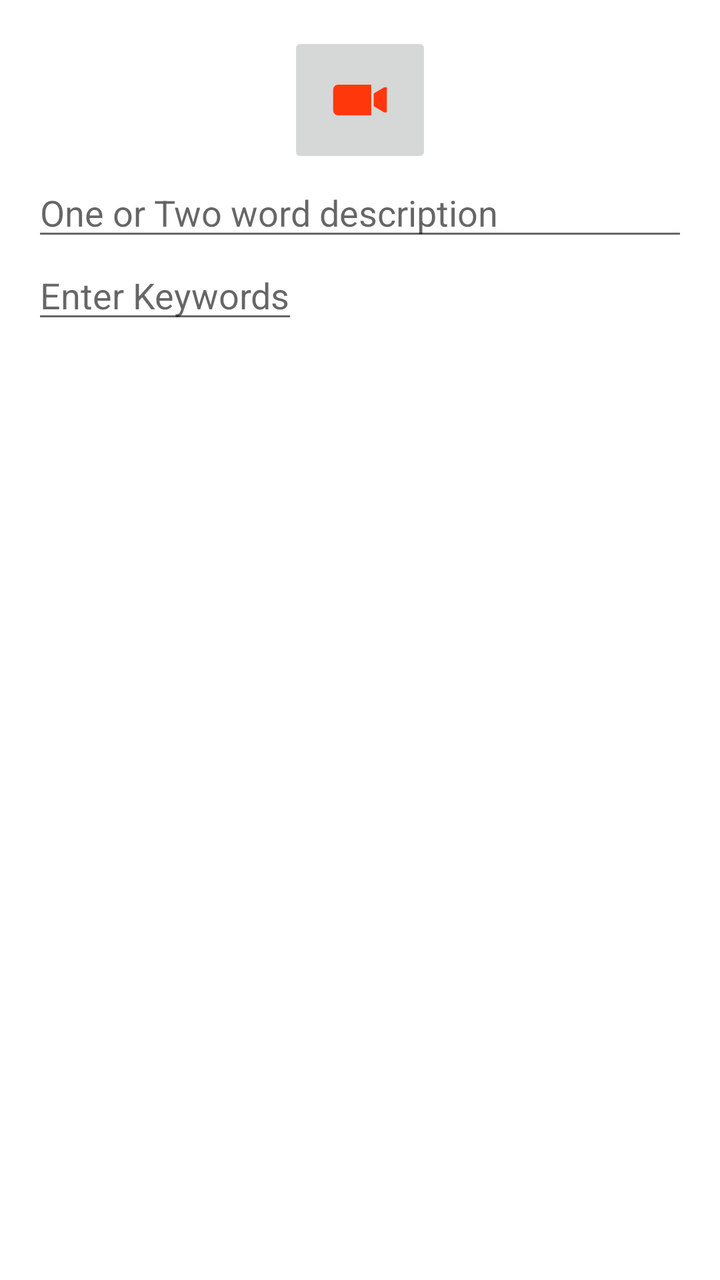
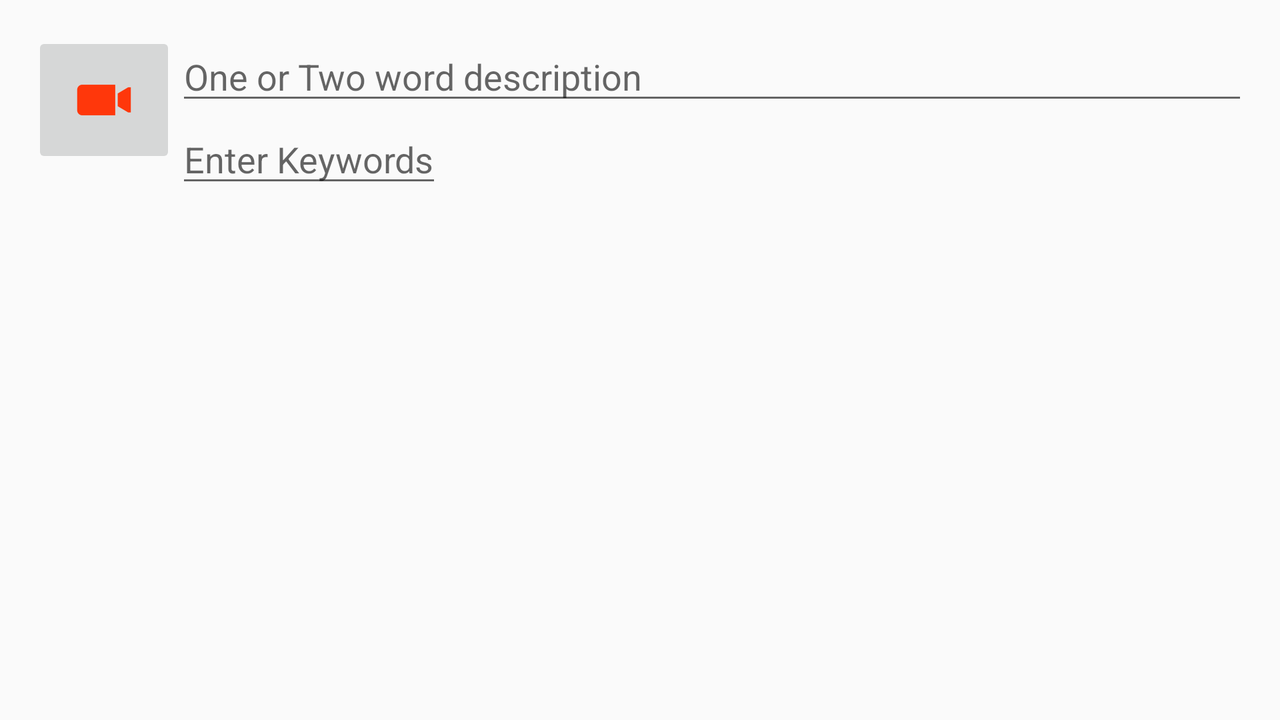

An Android layout and its configuration variant, each rendered on a device that would load it. The default file and the variant file are quoted in full after the pictures.
<!-- AndroidManifest.xml: application theme Theme.AppCompat.Light.NoActionBar -->
<!-- res/layout/content_video_recorder.xml -->
<?xml version="1.0" encoding="utf-8"?>
<RelativeLayout xmlns:android="http://schemas.android.com/apk/res/android"
    xmlns:app="http://schemas.android.com/apk/res-auto"
    xmlns:tools="http://schemas.android.com/tools"
    android:layout_width="match_parent"
    android:layout_height="match_parent"
    android:paddingBottom="@dimen/activity_vertical_margin"
    android:paddingLeft="@dimen/activity_horizontal_margin"
    android:paddingRight="@dimen/activity_horizontal_margin"
    android:paddingTop="@dimen/activity_vertical_margin"
    app:layout_behavior="@string/appbar_scrolling_view_behavior"
    tools:context="com.stoicdesign.philiplauffenburger.guidings.VideoRecorderActivity"
    tools:showIn="@layout/activity_video_recorder"
    android:background="#ffffff"
    android:clickable="true">

    <EditText
        android:layout_width="match_parent"
        android:layout_height="wrap_content"
        android:id="@+id/description_text"
        android:hint="@string/description_hint"
        android:layout_alignParentTop="false"
        android:layout_alignParentRight="false"
        android:layout_alignParentEnd="false"
        android:inputType="text"
        android:textColor="#2F4F4F"
        android:layout_centerHorizontal="true"
        android:layout_below="@+id/video_record_button" />

    <ImageButton
        android:layout_width="wrap_content"
        android:layout_height="wrap_content"
        android:id="@+id/video_record_button"
        android:layout_alignParentTop="true"
        android:layout_alignParentRight="false"
        android:layout_alignParentEnd="false"
        android:layout_centerHorizontal="true"
        android:src="@mipmap/ic_no_record"
        android:layout_alignParentStart="false"
        android:layout_alignParentLeft="false"
        android:contentDescription="videoRecord"
        android:clickable="false"
        android:alpha="1"
        android:adjustViewBounds="false" />
    <TextView
        android:id="@+id/txtuser"
        android:layout_width="wrap_content"
        android:layout_height="wrap_content"
        android:layout_below="@+id/video_record_button"
        android:layout_centerHorizontal="true" />
    
    
    
    
    
    
    
    

    <EditText
        android:layout_width="match_parent"
        android:layout_height="wrap_content"
        android:textAppearance="?android:attr/textAppearanceSmall"
        android:id="@+id/video_state"
        android:layout_alignParentStart="false"
        android:layout_alignParentLeft="false"
        android:layout_alignParentEnd="false"
        android:layout_alignParentRight="false"
        android:autoText="false"
        android:inputType="text"
        android:visibility="gone"
        android:layout_below="@+id/add_button" />

    <TextView
        android:layout_width="wrap_content"
        android:layout_height="wrap_content"
        android:textAppearance="?android:attr/textAppearanceSmall"
        android:text="Small Text"
        android:id="@+id/latitude_text"
        android:layout_above="@+id/longitude_text"
        android:layout_alignEnd="@+id/video_state"
        android:layout_toRightOf="@+id/longitude_text"
        android:layout_alignParentLeft="true"
        android:visibility="gone" />

    <TextView
        android:layout_width="wrap_content"
        android:layout_height="wrap_content"
        android:textAppearance="?android:attr/textAppearanceSmall"
        android:text="Small Text"
        android:id="@+id/longitude_text"
        android:layout_above="@+id/video_state"
        android:layout_alignParentLeft="true"
        android:visibility="gone" />

    <HorizontalScrollView xmlns:android="http://schemas.android.com/apk/res/android"
        android:layout_width="match_parent"
        android:layout_height="wrap_content"
        android:id="@+id/keywords_scroll_view"
        android:layout_below="@+id/add_button"
        android:layout_alignParentLeft="true"
        android:longClickable="true">

        <TableLayout
            android:layout_width="match_parent"
            android:layout_height="wrap_content"
            android:id="@+id/record_keywords"
            android:layout_below="@+id/auto_complete_keywords_search"
            android:layout_alignParentLeft="true"
            android:layout_marginLeft="0dp"
            android:layout_alignParentTop="true"
            android:layout_marginTop="0dp" />
    </HorizontalScrollView>

    <Button
        style="?android:attr/buttonStyleSmall"
        android:layout_width="wrap_content"
        android:layout_height="wrap_content"
        android:id="@+id/add_button"
        android:background="@drawable/circle_add"
        android:layout_below="@+id/description_text"
        android:layout_toEndOf="@+id/hash_text1" />

    <MultiAutoCompleteTextView
        android:layout_width="wrap_content"
        android:layout_height="wrap_content"
        android:hint="Enter Keywords"
        android:id="@+id/hash_text1"
        android:layout_below="@+id/description_text"
        android:layout_toEndOf="@+id/video_record_button"
        android:inputType="textNoSuggestions|textVisiblePassword"
        android:imeOptions="flagNoExtractUi"
        android:layout_alignParentLeft="true"
        android:textColor="#2F4F4F" />

</RelativeLayout>
<!-- res/layout/activity_video_recorder.xml (included above) -->
<?xml version="1.0" encoding="utf-8"?>
<android.support.design.widget.CoordinatorLayout xmlns:android="http://schemas.android.com/apk/res/android"
    xmlns:app="http://schemas.android.com/apk/res-auto"
    xmlns:tools="http://schemas.android.com/tools"
    android:layout_width="match_parent"
    android:layout_height="match_parent"
    android:fitsSystemWindows="true"
    tools:context="com.stoicdesign.philiplauffenburger.guidings.VideoRecorderActivity"
    android:theme="@style/AppTheme">

    <android.support.design.widget.AppBarLayout
        android:layout_width="match_parent"
        android:layout_height="wrap_content"
        android:theme="@style/AppBarOverlay">

        <android.support.v7.widget.Toolbar
            android:id="@+id/video_toolbar"
            android:layout_width="match_parent"
            android:layout_height="?attr/actionBarSize"
            android:background="@color/colorMatilde"
            app:popupTheme="@style/PopupOverlay" />

    </android.support.design.widget.AppBarLayout>

    <include layout="@layout/content_video_recorder" />

</android.support.design.widget.CoordinatorLayout>
<!-- resources referenced by this layout -->
<resources>
  <color name="colorMatilde">#232543</color>
  <dimen name="activity_horizontal_margin">16dp</dimen>
  <dimen name="activity_vertical_margin">16dp</dimen>
  <!-- drawable circle_add (drawable) -->
  <?xml version="1.0" encoding="utf-8"?>
  <layer-list xmlns:android="http://schemas.android.com/apk/res/android">
      <item>
  <shape xmlns:android="http://schemas.android.com/apk/res/android"
      android:shape="oval">
      <solid android:color="#eeeeee"/>
  
  </shape>
          </item>
      <item
          android:drawable="@drawable/ic_action_add"
          android:bottom="8dp"
          android:left="8dp"
          android:right="8dp"
          android:top="8dp"/>
      </layer-list>
  <!-- mipmap ic_no_record: png bitmap (mipmap-hdpi, 356 bytes) -->
  <string name="description_hint">One or Two word description</string>
  <style name="AppBarOverlay" parent="ThemeOverlay.AppCompat.Dark.ActionBar">
      <item name="colorControlNormal">#c5c5c5</item>
      <item name="colorControlActivated">@color/accent</item>
      <item name="colorControlHighlight">@color/accent</item>
          </style>
  <style name="AppTheme" parent="Theme.AppCompat.Light.DarkActionBar">
          
          <item name="colorPrimary">@color/colorPrimary</item>
          <item name="colorPrimaryDark">@color/colorMatilde</item>
          <item name="colorAccent">@color/colorAccent</item>
          <item name="colorControlNormal">#c5c5c5</item>
          <item name="colorControlActivated">@color/accent</item>
          <item name="colorControlHighlight">@color/accent</item>
          <item name="android:typeface">sans</item>
      </style>
  <style name="PopupOverlay" parent="ThemeOverlay.AppCompat.Light">
      <item name="colorControlNormal">#c5c5c5</item>
      <item name="colorControlActivated">@color/accent</item>
      <item name="colorControlHighlight">@color/accent</item>
  </style>
  <color name="accent">#2F4F4F</color>
  <color name="colorPrimary">#000</color>
  <color name="colorAccent">#FF4081</color>
</resources>
<!-- res/layout-land/content_video_recorder.xml (the author's variant of the layout above) -->
<!-- drawn on the phone turned sideways -->
<?xml version="1.0" encoding="utf-8"?>
<RelativeLayout xmlns:android="http://schemas.android.com/apk/res/android"
    xmlns:app="http://schemas.android.com/apk/res-auto"
    xmlns:tools="http://schemas.android.com/tools"
    android:layout_width="match_parent"
    android:layout_height="match_parent"
    android:paddingBottom="@dimen/activity_vertical_margin"
    android:paddingLeft="@dimen/activity_horizontal_margin"
    android:paddingRight="@dimen/activity_horizontal_margin"
    android:paddingTop="@dimen/activity_vertical_margin"
    app:layout_behavior="@string/appbar_scrolling_view_behavior"
    tools:context="com.stoicdesign.philiplauffenburger.guidings.VideoRecorderActivity"
    tools:showIn="@layout/activity_video_recorder">

    <EditText
        android:layout_width="match_parent"
        android:layout_height="wrap_content"
        android:id="@+id/description_text"
        android:hint="@string/description_hint"
        android:layout_alignParentTop="true"
        android:layout_alignParentRight="false"
        android:layout_alignParentEnd="false"
        android:inputType="text"
        android:layout_toRightOf="@+id/video_record_button" />

    <ImageButton
        android:layout_width="wrap_content"
        android:layout_height="wrap_content"
        android:id="@+id/video_record_button"
        android:layout_alignParentTop="true"
        android:layout_alignParentRight="false"
        android:layout_alignParentEnd="false"
        android:layout_centerHorizontal="true"
        android:src="@mipmap/ic_no_record"
        android:layout_alignParentStart="false"
        android:layout_alignParentLeft="true"
        android:contentDescription="videoRecord"
        android:clickable="false"
        android:alpha="1"
        android:adjustViewBounds="false" />
    <TextView
        android:id="@+id/txtuser"
        android:layout_width="wrap_content"
        android:layout_height="wrap_content"
        android:layout_below="@+id/video_record_button"
        android:layout_centerHorizontal="true" />
    
    
    
    
    
    
    
    

    <EditText
        android:layout_width="match_parent"
        android:layout_height="wrap_content"
        android:textAppearance="?android:attr/textAppearanceSmall"
        android:id="@+id/video_state"
        android:layout_alignParentStart="false"
        android:layout_alignParentLeft="false"
        android:layout_alignParentEnd="false"
        android:layout_alignParentRight="false"
        android:autoText="false"
        android:inputType="text"
        android:visibility="gone"
        android:layout_below="@+id/add_button" />

    <TextView
        android:layout_width="wrap_content"
        android:layout_height="wrap_content"
        android:textAppearance="?android:attr/textAppearanceSmall"
        android:text="Small Text"
        android:id="@+id/latitude_text"
        android:layout_above="@+id/longitude_text"
        android:layout_alignEnd="@+id/video_state"
        android:layout_toRightOf="@+id/longitude_text"
        android:layout_alignParentLeft="true"
        android:visibility="gone" />

    <TextView
        android:layout_width="wrap_content"
        android:layout_height="wrap_content"
        android:textAppearance="?android:attr/textAppearanceSmall"
        android:text="Small Text"
        android:id="@+id/longitude_text"
        android:layout_above="@+id/video_state"
        android:layout_alignParentLeft="true"
        android:visibility="gone" />
    <include layout="@layout/keyword_flow_layout"
        android:layout_below="@+id/hash_text1"
        android:layout_alignParentRight="true"
        android:layout_width="500dp"
        android:layout_height="300dp"
        android:layout_alignParentEnd="true"
        android:layout_alignParentStart="true" />

    <Button
        style="?android:attr/buttonStyleSmall"
        android:layout_width="wrap_content"
        android:layout_height="wrap_content"
        android:id="@+id/add_button"
        android:background="@drawable/circle_add"
        android:layout_below="@+id/description_text"
        android:layout_toEndOf="@+id/hash_text1" />

    <MultiAutoCompleteTextView
        android:layout_width="wrap_content"
        android:layout_height="wrap_content"
        android:hint="Enter Keywords"
        android:id="@+id/hash_text1"
        android:layout_below="@+id/description_text"
        android:layout_toEndOf="@+id/video_record_button"
        android:inputType="textNoSuggestions|textVisiblePassword"
        android:imeOptions="flagNoExtractUi"
        android:layout_alignParentLeft="false"
        android:layout_toRightOf="@+id/video_record_button" />

</RelativeLayout>
<!-- res/layout/keyword_flow_layout.xml (included above) -->
<?xml version="1.0" encoding="utf-8"?>
<RelativeLayout
    android:orientation="vertical"
    android:layout_width="match_parent"
    android:layout_height="wrap_content"
    xmlns:android="http://schemas.android.com/apk/res/android"
    android:id="@+id/keyword_search"
    android:visibility="gone"
    android:background="@color/colorPrimary">




        <AutoCompleteTextView
            android:layout_width="wrap_content"
            android:layout_height="wrap_content"
            android:id="@+id/auto_complete_keywords_search"
            android:hint="@string/map_search"
            android:layout_alignParentTop="true"
            android:layout_alignParentLeft="true"
            android:layout_marginLeft="0dp"
            android:layout_marginTop="0dp" />
    <HorizontalScrollView xmlns:android="http://schemas.android.com/apk/res/android"
        android:layout_width="match_parent"
        android:layout_height="wrap_content"
        android:id="@+id/keywords_scroll_view"
        android:layout_below="@+id/auto_complete_keywords_search"
        android:layout_alignParentLeft="true">
<TableLayout
    android:layout_width="match_parent"
    android:layout_height="wrap_content"
    android:id="@+id/keywords_table"
    android:layout_below="@+id/auto_complete_keywords_search"
    android:layout_alignParentLeft="true"
    android:layout_marginLeft="0dp"
    android:layout_alignParentTop="true"
    android:layout_marginTop="0dp">


</TableLayout>
    </HorizontalScrollView>
        <ImageButton
            android:layout_width="wrap_content"
            android:layout_height="wrap_content"
            android:id="@+id/imageButton"
            android:layout_alignParentTop="true"
            android:layout_alignParentRight="true"
            android:src="@android:drawable/ic_menu_close_clear_cancel"
            android:clickable="true"
            android:onClick="onSearchCloseClick"
            android:layout_alignParentLeft="false"
            android:layout_marginLeft="0dp"
            android:layout_marginTop="0dp"
            android:background="@color/colorPrimary"
            android:baselineAlignBottom="true" />

        
    



</RelativeLayout>
<!-- res/layout/content_video_recorder.xml (included above) -->
<?xml version="1.0" encoding="utf-8"?>
<RelativeLayout xmlns:android="http://schemas.android.com/apk/res/android"
    xmlns:app="http://schemas.android.com/apk/res-auto"
    xmlns:tools="http://schemas.android.com/tools"
    android:layout_width="match_parent"
    android:layout_height="match_parent"
    android:paddingBottom="@dimen/activity_vertical_margin"
    android:paddingLeft="@dimen/activity_horizontal_margin"
    android:paddingRight="@dimen/activity_horizontal_margin"
    android:paddingTop="@dimen/activity_vertical_margin"
    app:layout_behavior="@string/appbar_scrolling_view_behavior"
    tools:context="com.stoicdesign.philiplauffenburger.guidings.VideoRecorderActivity"
    tools:showIn="@layout/activity_video_recorder"
    android:background="#ffffff"
    android:clickable="true">

    <EditText
        android:layout_width="match_parent"
        android:layout_height="wrap_content"
        android:id="@+id/description_text"
        android:hint="@string/description_hint"
        android:layout_alignParentTop="false"
        android:layout_alignParentRight="false"
        android:layout_alignParentEnd="false"
        android:inputType="text"
        android:textColor="#2F4F4F"
        android:layout_centerHorizontal="true"
        android:layout_below="@+id/video_record_button" />

    <ImageButton
        android:layout_width="wrap_content"
        android:layout_height="wrap_content"
        android:id="@+id/video_record_button"
        android:layout_alignParentTop="true"
        android:layout_alignParentRight="false"
        android:layout_alignParentEnd="false"
        android:layout_centerHorizontal="true"
        android:src="@mipmap/ic_no_record"
        android:layout_alignParentStart="false"
        android:layout_alignParentLeft="false"
        android:contentDescription="videoRecord"
        android:clickable="false"
        android:alpha="1"
        android:adjustViewBounds="false" />
    <TextView
        android:id="@+id/txtuser"
        android:layout_width="wrap_content"
        android:layout_height="wrap_content"
        android:layout_below="@+id/video_record_button"
        android:layout_centerHorizontal="true" />
    
    
    
    
    
    
    
    

    <EditText
        android:layout_width="match_parent"
        android:layout_height="wrap_content"
        android:textAppearance="?android:attr/textAppearanceSmall"
        android:id="@+id/video_state"
        android:layout_alignParentStart="false"
        android:layout_alignParentLeft="false"
        android:layout_alignParentEnd="false"
        android:layout_alignParentRight="false"
        android:autoText="false"
        android:inputType="text"
        android:visibility="gone"
        android:layout_below="@+id/add_button" />

    <TextView
        android:layout_width="wrap_content"
        android:layout_height="wrap_content"
        android:textAppearance="?android:attr/textAppearanceSmall"
        android:text="Small Text"
        android:id="@+id/latitude_text"
        android:layout_above="@+id/longitude_text"
        android:layout_alignEnd="@+id/video_state"
        android:layout_toRightOf="@+id/longitude_text"
        android:layout_alignParentLeft="true"
        android:visibility="gone" />

    <TextView
        android:layout_width="wrap_content"
        android:layout_height="wrap_content"
        android:textAppearance="?android:attr/textAppearanceSmall"
        android:text="Small Text"
        android:id="@+id/longitude_text"
        android:layout_above="@+id/video_state"
        android:layout_alignParentLeft="true"
        android:visibility="gone" />

    <HorizontalScrollView xmlns:android="http://schemas.android.com/apk/res/android"
        android:layout_width="match_parent"
        android:layout_height="wrap_content"
        android:id="@+id/keywords_scroll_view"
        android:layout_below="@+id/add_button"
        android:layout_alignParentLeft="true"
        android:longClickable="true">

        <TableLayout
            android:layout_width="match_parent"
            android:layout_height="wrap_content"
            android:id="@+id/record_keywords"
            android:layout_below="@+id/auto_complete_keywords_search"
            android:layout_alignParentLeft="true"
            android:layout_marginLeft="0dp"
            android:layout_alignParentTop="true"
            android:layout_marginTop="0dp" />
    </HorizontalScrollView>

    <Button
        style="?android:attr/buttonStyleSmall"
        android:layout_width="wrap_content"
        android:layout_height="wrap_content"
        android:id="@+id/add_button"
        android:background="@drawable/circle_add"
        android:layout_below="@+id/description_text"
        android:layout_toEndOf="@+id/hash_text1" />

    <MultiAutoCompleteTextView
        android:layout_width="wrap_content"
        android:layout_height="wrap_content"
        android:hint="Enter Keywords"
        android:id="@+id/hash_text1"
        android:layout_below="@+id/description_text"
        android:layout_toEndOf="@+id/video_record_button"
        android:inputType="textNoSuggestions|textVisiblePassword"
        android:imeOptions="flagNoExtractUi"
        android:layout_alignParentLeft="true"
        android:textColor="#2F4F4F" />

</RelativeLayout>
<!-- resources referenced by the variant -->
<!-- as the phone turned sideways resolves them -->
<resources>
  <color name="colorMatilde">#232543</color>
  <color name="colorPrimary">#000</color>
  <dimen name="activity_horizontal_margin">16dp</dimen>
  <dimen name="activity_vertical_margin">16dp</dimen>
  <!-- drawable circle_add (drawable) -->
  <?xml version="1.0" encoding="utf-8"?>
  <layer-list xmlns:android="http://schemas.android.com/apk/res/android">
      <item>
  <shape xmlns:android="http://schemas.android.com/apk/res/android"
      android:shape="oval">
      <solid android:color="#eeeeee"/>
  
  </shape>
          </item>
      <item
          android:drawable="@drawable/ic_action_add"
          android:bottom="8dp"
          android:left="8dp"
          android:right="8dp"
          android:top="8dp"/>
      </layer-list>
  <!-- mipmap ic_no_record: png bitmap (mipmap-hdpi, 356 bytes) -->
  <string name="description_hint">One or Two word description</string>
  <string name="map_search">Search for Keywords</string>
  <style name="AppBarOverlay" parent="ThemeOverlay.AppCompat.Dark.ActionBar">
      <item name="colorControlNormal">#c5c5c5</item>
      <item name="colorControlActivated">@color/accent</item>
      <item name="colorControlHighlight">@color/accent</item>
          </style>
  <style name="AppTheme" parent="Theme.AppCompat.Light.DarkActionBar">
          
          <item name="colorPrimary">@color/colorPrimary</item>
          <item name="colorPrimaryDark">@color/colorMatilde</item>
          <item name="colorAccent">@color/colorAccent</item>
          <item name="colorControlNormal">#c5c5c5</item>
          <item name="colorControlActivated">@color/accent</item>
          <item name="colorControlHighlight">@color/accent</item>
          <item name="android:typeface">sans</item>
      </style>
  <style name="PopupOverlay" parent="ThemeOverlay.AppCompat.Light">
      <item name="colorControlNormal">#c5c5c5</item>
      <item name="colorControlActivated">@color/accent</item>
      <item name="colorControlHighlight">@color/accent</item>
  </style>
  <color name="accent">#2F4F4F</color>
  <color name="colorAccent">#FF4081</color>
</resources>
